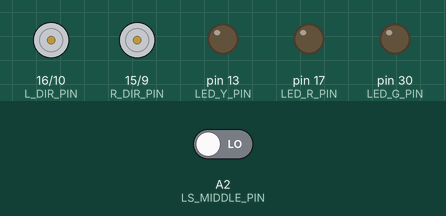
This sketch was run on a simulated Arduino Mega 2560, built with avr-gcc and run on an emulated ATmega2560. Shown: direction and speed pins drawn as motors (green arrow = direction pin HIGH = forward, orange = LOW = backward, longer = more drive), output pins drawn as LEDs (lit = HIGH). Inputs (shaded band) come from the test bench; at power-on: A2 (LS_MIDDLE_PIN) LOW. At 11.0 s the program stops and its outputs stay as they are.

Above: at 0.1 s.
At 5.1 s:
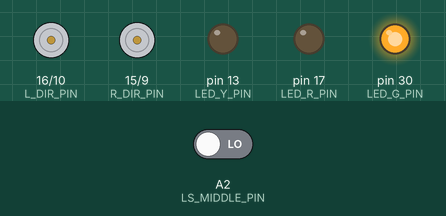
Timing chart, 0 to 6.6 s (numbered marks = the images above):
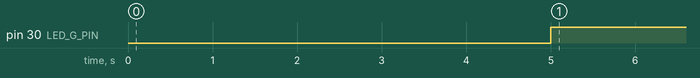

The sketch:

bang-bang.ino
```cpp
#include "linesensor.h"
#include "motors.h"
//#include "LEDs.h"
#define GAP 1285


LineSensor_c linesensor(GAP);
Motors_c motors;

void setup() {
  // put your setup code here, to run once:
  linesensor.initialise();
  motors.initialise();
  Serial.begin(9600);
  delay(5000);
}

void loop() {
  Bang_Bang();
}

void Bang_Bang() {
  int biasV = 20;
  if ( linesensor.lineDetected() ) {
    if(linesensor.readLineSensor(1)>=GAP){
      motors.setMotorPower(0.0, biasV);
      delay(100);
    }
    else if(linesensor.readLineSensor(3)>=GAP){
      motors.setMotorPower(biasV,0.0);
      delay(100);
    }else{
      motors.setMotorPower(biasV,biasV);
    }
  }
  else {
    while (true) {
      motors.setMotorPower(0.0, 0.0);
      delay(3000);
    }
  }
}
```

linesensor.h
```cpp
#ifndef _LINESENSOR_H
#define _LINESENSOR_H


// Class to operate the linesensor(s).
class LineSensor_c {
  public:
    static const int MAX_SENSORS = 5;
    int EMIT_PIN;
    int LS_LEFT_PIN;  // Complete for DN1 pin
    int LS_MIDLEFT_PIN;   // Complete for DN2 pin
    int LS_MIDDLE_PIN;   // Complete for DN3 pin
    int LS_MIDRIGHT_PIN;   // Complete for DN4 pin
    int LS_RIGHT_PIN;
    int ls_pins[MAX_SENSORS];
    int led_pins[3];
    int SensorsStillReading;
    bool sensorFinished[MAX_SENSORS];
    int GAP;

    int LED_R_PIN;
    int LED_Y_PIN;
    int LED_G_PIN;
    // Constructor, must exist.
    LineSensor_c(int gap) {
      EMIT_PIN = 11;
      LS_LEFT_PIN = 12;
      LS_MIDLEFT_PIN = A0;
      LS_MIDDLE_PIN = A2;
      LS_MIDRIGHT_PIN = A3;
      LS_RIGHT_PIN = A4;
      SensorsStillReading = MAX_SENSORS;
      ls_pins[0] = LS_LEFT_PIN;
      ls_pins[1] = LS_MIDLEFT_PIN;
      ls_pins[2] = LS_MIDDLE_PIN;
      ls_pins[3] = LS_MIDRIGHT_PIN;
      ls_pins[4] = LS_RIGHT_PIN;

      GAP = gap;

      LED_R_PIN = 17;
      LED_Y_PIN = 13;
      LED_G_PIN = 30;

      led_pins[0] = LED_Y_PIN;
      led_pins[1] = LED_G_PIN;
      led_pins[2] = LED_R_PIN;

    }

    void initialise(){
      pinMode( EMIT_PIN, INPUT ); // Set EMIT as an input (off)
      pinMode( ls_pins[5], INPUT );     // Set line sensor pin to input
      for (int i = 0; i < MAX_SENSORS; i++) {
        sensorFinished[i] = false;
      }
      pinMode(LED_R_PIN,OUTPUT);
      pinMode(LED_Y_PIN,OUTPUT);
      pinMode(LED_G_PIN,OUTPUT);
    }

    float readLineSensor( int number ) {
      if( number < 0 ) {
        return 0;
      }
      if( number > 4 ) {
        return 0;
      }

      pinMode( EMIT_PIN, OUTPUT );
      digitalWrite( EMIT_PIN, HIGH );

      pinMode( ls_pins[ number ], OUTPUT );

      digitalWrite( ls_pins[ number ], HIGH );
      delayMicroseconds( 10 );

      pinMode(ls_pins[ number ], INPUT);
      unsigned long start_time = micros();

      while( digitalRead( ls_pins[ number ] ) == HIGH ) {
          // Do nothing here (waiting).
      }

      unsigned long end_time = micros();

      pinMode( EMIT_PIN, INPUT );

      unsigned long elapsed_time = 0;
      elapsed_time = end_time - start_time;
      if(number == 1){
        if((float)elapsed_time >= GAP ){
          digitalWrite(led_pins[number - 1],HIGH);
        }
        else{
          digitalWrite(led_pins[number - 1],LOW);
        }
      }
      else if(number == 2){
        if((float)elapsed_time >= GAP ){
          digitalWrite(led_pins[number - 1],LOW);
        }
        else{
          digitalWrite(led_pins[number - 1],HIGH);
        }
      }
      else if(number == 3){
        if((float)elapsed_time >= GAP ){
          digitalWrite(led_pins[number - 1],LOW);
        }
        else{
          digitalWrite(led_pins[number - 1],HIGH);
        }
      }
      return (float)elapsed_time;
    }

    void readParallel(float* linesensor_result){
      pinMode( EMIT_PIN, OUTPUT );
      digitalWrite( EMIT_PIN, HIGH );
      for( int n = 0; n < MAX_SENSORS; n++ ){
        pinMode( ls_pins[ n ], OUTPUT );
        digitalWrite( ls_pins[ n ], HIGH );
      }


      delayMicroseconds( 10 );
      for( int n = 0; n < MAX_SENSORS; n++ ){
        pinMode(ls_pins[ n ], INPUT);
        sensorFinished[n] = false;
      }
      unsigned long start_time = micros();
      SensorsStillReading = MAX_SENSORS;
      while( SensorsStillReading > 0 ){
        for( int n = 0; n < MAX_SENSORS; n++ ){
          if(!sensorFinished[n]){
            if( digitalRead( ls_pins[ n ] ) == LOW ){
              unsigned long end_time = micros();
              unsigned long elapsed_time = end_time - start_time;
              linesensor_result[ n ] = (float)elapsed_time;
              SensorsStillReading = SensorsStillReading - 1;
              sensorFinished[n] = true;
            }
          }
        }
      }
      pinMode( EMIT_PIN, INPUT );
    }

    float weightedMesurement(){
      float R_1 = readLineSensor(1);
      float R_3 = readLineSensor(3);
      float Sum = R_1 + R_3;
      float N_1 = R_1 / Sum;
      float N_3 = R_3 / Sum;
      float W = N_1 - N_3;
      return W * 2;//(0无需转动；-向右转；+向左转)
    }

    //暂时没想好
    bool lineDetected(){
      if (readLineSensor(2) >= GAP){

        return true;
      }
      else{
        return false;
      }
    }
};


#endif
```

motors.h
```cpp
#ifndef _MOTORS_H
#define _MOTORS_H

//阶段一：设置速度，返回速度
//阶段二：左转右转：输入角度和左转右转
//阶段三：更多...

# define FWD LOW
# define REV HIGH

class Motors_c {
  public:
  int L_PWM_PIN;
  int L_DIR_PIN;
  int R_PWM_PIN;
  int R_DIR_PIN;

    // Constructor, must exist.
    Motors_c() {
      L_PWM_PIN=10;
      L_DIR_PIN=16;
      R_PWM_PIN=9;
      R_DIR_PIN=15;
    }

    // Use this function to
    // initialise the pins and
    // state of your motor(s).
    void initialise() {
      pinMode(L_PWM_PIN, OUTPUT);
      pinMode(L_DIR_PIN, OUTPUT);
      pinMode(R_PWM_PIN, OUTPUT);
      pinMode(R_DIR_PIN, OUTPUT);


      digitalWrite(L_DIR_PIN,FWD);
      digitalWrite(R_DIR_PIN,FWD);

      analogWrite(L_PWM_PIN,0);
      analogWrite(R_PWM_PIN,0);
    }

    //set the speed of them
    void setMotorPower( float left_pwm, float right_pwm ){
      if (left_pwm >0){
          digitalWrite(L_DIR_PIN,FWD);
      }
      else{
          left_pwm = -1*left_pwm;
          digitalWrite(L_DIR_PIN,REV);
      }
      if (right_pwm >0){
          digitalWrite(R_DIR_PIN,FWD);
      }
      else{
          right_pwm = -1*right_pwm;
          digitalWrite(R_DIR_PIN,REV);
      }


      analogWrite(L_PWM_PIN,left_pwm);
      analogWrite(R_PWM_PIN,right_pwm);
    }

};


#endif
```

Measured:
- by itself, pin 30 (LED_G_PIN): LOW → HIGH at 5.0 s
